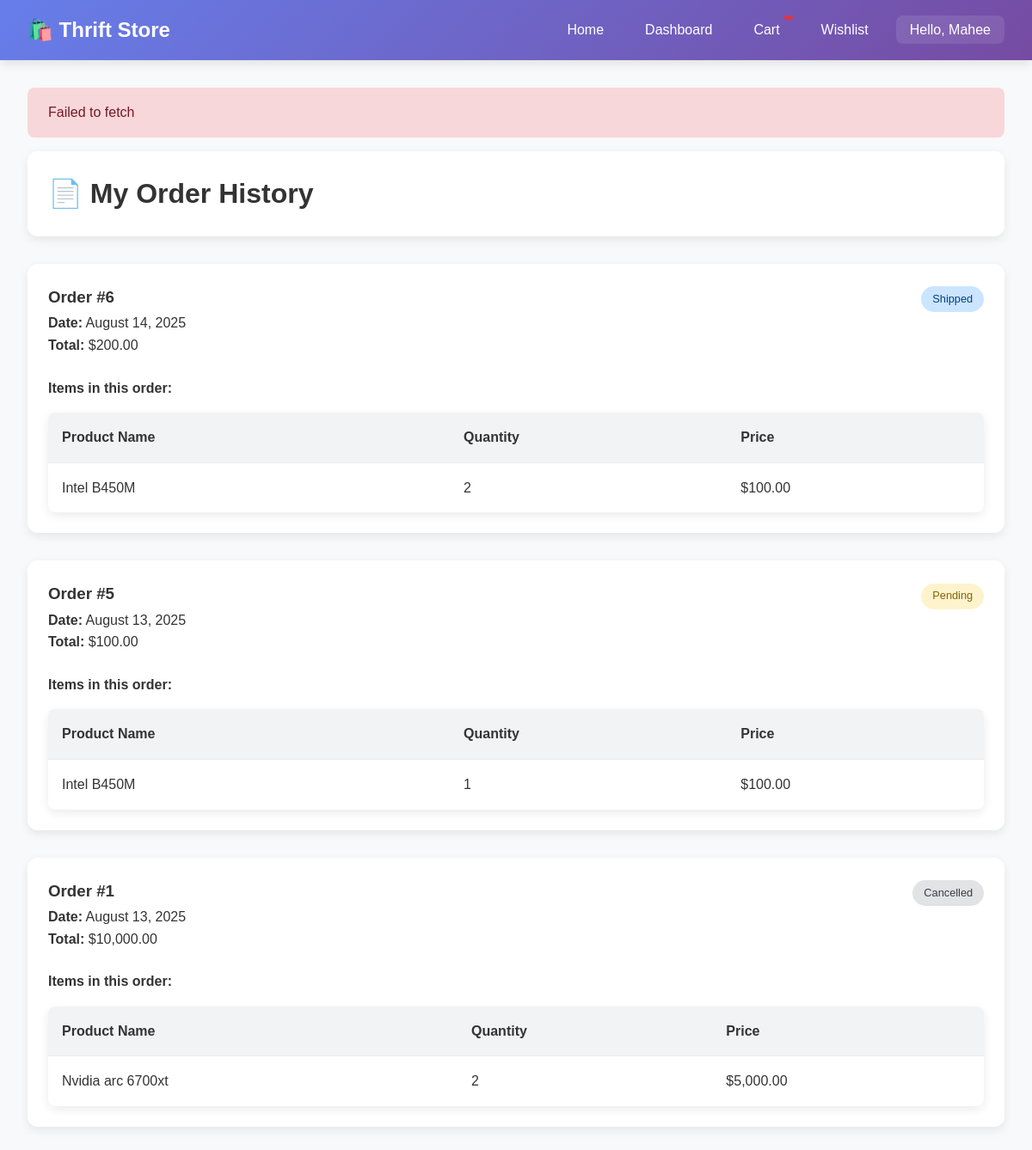
/my-orders.php (signed in), run on an earlier commit of the app's database.
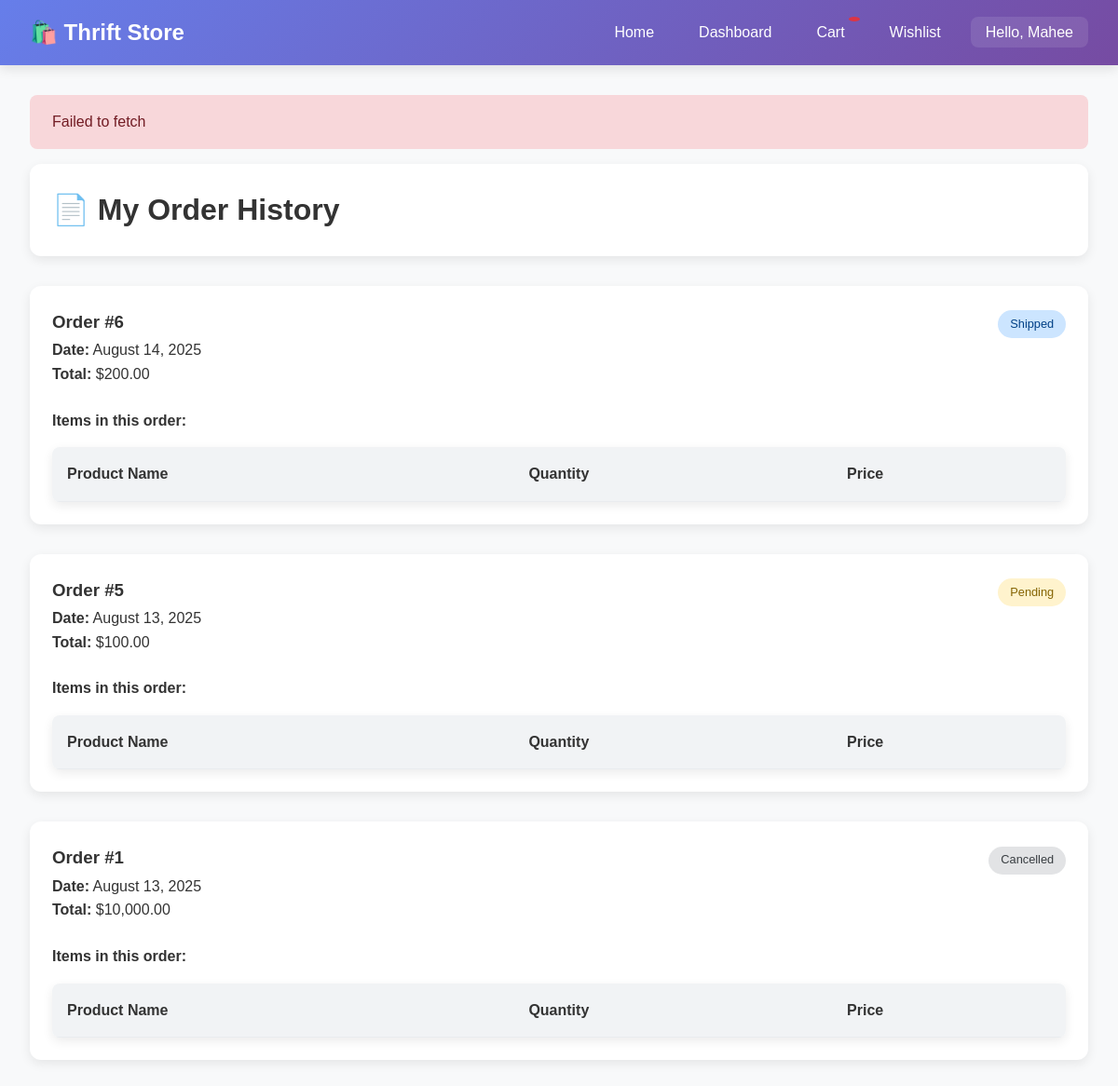
And on a later commit of the database.
### tables this page shows
CREATE TABLE `order` (
  `orderID` int(11) NOT NULL,
  `buyerID` int(11) NOT NULL,
  `totalPrice` decimal(10,2) NOT NULL,
  `orderStatus` enum('Pending','Processing','Shipped','Completed','Cancelled') NOT NULL DEFAULT 'Pending',
  `shipping_name` varchar(255) NOT NULL,
  `shipping_address` text NOT NULL,
  `shipping_city` varchar(255) NOT NULL,
  `shipping_postal_code` varchar(20) NOT NULL,
  `orderDate` timestamp NOT NULL DEFAULT current_timestamp()
);

CREATE TABLE `orderitem` (
  `orderItemID` int(11) NOT NULL,
  `orderID` int(11) NOT NULL,
  `productID` int(11) NOT NULL,
  `quantity` int(11) NOT NULL,
  `price_at_purchase` decimal(10,2) NOT NULL
);

CREATE TABLE `product` (
  `productID` int(11) NOT NULL,
  `name` varchar(255) NOT NULL,
  `description` text DEFAULT NULL,
  `price` decimal(10,2) NOT NULL,
  `condition` enum('Excellent','Good','Normal','Subpar') DEFAULT 'Normal',
  `quantity` int(11) UNSIGNED NOT NULL DEFAULT 1,
  `categoryID` int(11) DEFAULT NULL,
  `image_path` varchar(255) DEFAULT NULL,
  `sellerID` int(11) NOT NULL,
  `status` enum('pending','approved','rejected') NOT NULL DEFAULT 'pending',
  `created_at` timestamp NOT NULL DEFAULT current_timestamp(),
  `updated_at` timestamp NOT NULL DEFAULT current_timestamp() ON UPDATE current_timestamp()
);

### includes/auth.php (called while the page is built, shortened)
<?php
function isLoggedIn() {
    return isset($_SESSION['user_id']);
}
function getUserRole() {
    return $_SESSION['user_role'] ?? null;
}
function hasRole($required_roles) {
    $user_role = getUserRole();
    return $user_role === $required_roles;
}
?>

### my-orders.php (the view, shortened to what this page needs)
<?php
require_once 'includes/auth.php';
$database = Database::getInstance();
$db = $database->getConnection();
$user_id = getUserId();
$query = "SELECT orderID, totalPrice, orderStatus, orderDate
          FROM `order`
          WHERE buyerID = ?
          ORDER BY orderDate DESC";
$stmt = $db->prepare($query);
$stmt->execute([$user_id]);
$orders = $stmt->fetchAll(PDO::FETCH_ASSOC);
?>
<!DOCTYPE html>
<html lang="en">
<head>
    <link rel="stylesheet" href="assets/css/style.css">
</head>
<body>
    <header>
        <nav>
            <a href="index.php" class="logo">🛍️ Thrift Store</a>
            <ul class="nav-links">
    <li><a href="index.php">Home</a></li>
    <?php if (isLoggedIn()): ?>
        <li><a href="dashboard.php">Dashboard</a></li>
        <?php if (hasRole('Buyer')): ?>
            <li><a href="cart.php">Cart <span id="cart-count" class="badge"></span></a></li>
            <li><a href="wishlist.php">Wishlist</a></li>
        <?php endif; ?>
        <li class="dropdown">
            <a href="#" class="dropdown-toggle">Hello, <?php echo htmlspecialchars($_SESSION['user_name']); ?></a>
        </li>
    <?php else: ?>
        <li><a href="login.php">Login</a></li>
        <li><a href="register.php">Register</a></li>
        <li><a href="support.php">Support</a></li>
    <?php endif; ?>
</ul>
        </nav>
    </header>
    <div class="container">
        <div class="card">
            <h1>📄 My Order History</h1>
        </div>
        <?php if (empty($orders)): ?>
            <div class="card">
                <p>You have not placed any orders yet. <a href="index.php">Start shopping!</a></p>
            </div>
        <?php else: ?>
            <?php foreach ($orders as $order): ?>
                <div class="card">
                    <div style="display: flex; justify-content: space-between; align-items: baseline;">
                        <h3>Order #<?php echo $order['orderID']; ?></h3>
                        <span class="status status-<?php echo strtolower($order['orderStatus']); ?>"><?php echo $order['orderStatus']; ?></span>
                    </div>
                    <p><strong>Date:</strong> <?php echo date('F j, Y', strtotime($order['orderDate'])); ?></p>
                    <p><strong>Total:</strong> $<?php echo number_format($order['totalPrice'], 2); ?></p>
                    <h4 style="margin-top: 1.5rem;">Items in this order:</h4>
                    <?php
                    $item_query = "SELECT p.name, oi.quantity, oi.price_at_purchase
                                   FROM orderitem oi
                                   JOIN product p ON oi.productID = p.productID
                                   WHERE oi.orderID = ?";
                    $item_stmt = $db->prepare($item_query);
                    $item_stmt->execute([$order['orderID']]);
                    $items = $item_stmt->fetchAll(PDO::FETCH_ASSOC);
                    ?>
                    <table class="table" style="margin-top: 1rem;">
                        <thead>
                            <tr>
                                <th>Product Name</th>
                                <th>Quantity</th>
                                <th>Price</th>
                            </tr>
                        </thead>
                        <tbody>
                            <?php foreach ($items as $item): ?>
                            <tr>
                                <td><?php echo htmlspecialchars($item['name']); ?></td>
                                <td><?php echo $item['quantity']; ?></td>
                                <td>$<?php echo number_format($item['price_at_purchase'], 2); ?></td>
                            </tr>
                            <?php endforeach; ?>
                        </tbody>
                    </table>
                </div>
            <?php endforeach; ?>
        <?php endif; ?>
    </div>
</body>
</html>

What changed in the data, as far as the page shows it:
removed orderitem: productID.name "Intel B450M", quantity "2", price_at_purchase "100.00", shown under order "August 14, 2025"
removed orderitem: productID.name "Intel B450M", quantity "1", price_at_purchase "100.00", shown under order "Pending"
removed orderitem: productID.name "Nvidia arc 6700xt", quantity "2", price_at_purchase "5,000.00", shown under order "Cancelled"
